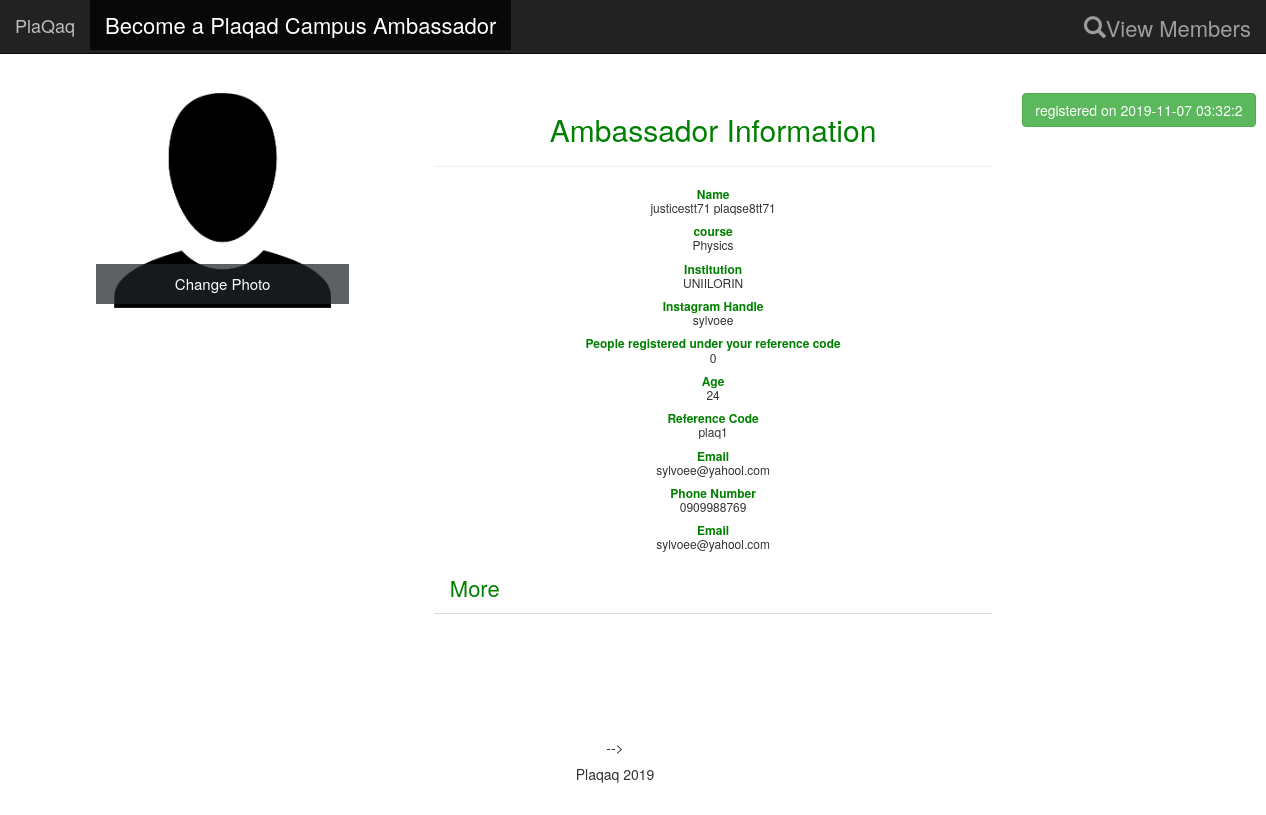
/profile.php?userid=20, run on the app's committed database.
### tables this page shows
CREATE TABLE `tbl_customer` (
  `id` int(20) NOT NULL,
  `first_name` varchar(50) NOT NULL,
  `last_name` varchar(50) NOT NULL,
  `university` varchar(50) NOT NULL,
  `course` varchar(50) NOT NULL,
  `phone_number` varchar(10) NOT NULL,
  `age` int(2) NOT NULL,
  `ig_handle` varchar(50) NOT NULL,
  `fb_handle` varchar(40) NOT NULL,
  `mobile` int(13) NOT NULL,
  `email` varchar(50) NOT NULL,
  `ref_code` varchar(50) NOT NULL,
  `twitter_handle` varchar(40) NOT NULL,
  `no_of_twitter_followers` int(40) NOT NULL,
  `youtube_page` varchar(40) NOT NULL,
  `no_of_youtube_sub` int(11) NOT NULL,
  `info` varchar(30) NOT NULL,
  `time` varchar(18) NOT NULL,
  `count` int(15) NOT NULL
);

### profile.php (the view, shortened to what this page needs)
<?php
include('include/header.php');
include('include/connection.php');
$userid = $_GET['userid'];
$query_result = "SELECT * FROM tbl_customer where id = '$userid'";
$result = mysqli_query($con, $query_result);
$row = mysqli_fetch_array($result);
?>
     <div>
     <div class = "col-sm-4 sm-4-offset-4">
     <div class="container emp-profile">
            <form method="post">
                <div class="row">
                    <div class="col-md-4">
                        <div class="profile-img">
                            <img src="ava.png" alt=""/>
                            <div class="file btn btn-lg btn-primary">
                                Change Photo
                            </div>
                        </div>
                    </div>
                    <div class="col-md-6">
                        <div class="profile-head">
                             <h2>Ambassador Information</h2>
                             <hr>
                                    <h6>
                                    <b>Name</b><div><?php echo $row['first_name'] . ' ' .$row['last_name'];?></div>
                                    </h6>
                                    <h6>
                                    <b>course</b><div><?php echo $row['course'];?></div>
                                    </h6>
                                    <h6>
                                    <b>Institution</b><div><?php echo $row['university'];?></div>
                                    </h6>
                                    <h6>
                                    <b>Instagram Handle</b><div><?php echo $row['ig_handle'];?></div>
                                    </h6>
                                    <h6>
                                    <b>People registered under your reference code</b><div><?php echo $row['count'];?></div>
                                    </h6>
                                    <h6>
                                    <b>Age</b><div><?php echo $row['age'];?></div>
                                    </h6>
                                    <h6>
                                    <b>Reference Code</b><div><?php echo $row['ref_code'];?></div>
                                    </h6>
                                    <h6>
                                    <b>Email</b><div><?php echo $row['email'];?></div>
                                    </h6>
                                    <h6>
                                    <b>Phone Number</b><div><?php echo $row['phone_number'];?></div>
                                    </h6>
                                    <h6>
                                    <b>Email</b><div><?php echo $row['email'];?></div>
                                    </h6>
                            <ul class="nav nav-tabs" id="myTab" role="tablist">
                                <li class="nav-item">
                                    <a class="nav-link active" id="home-tab" data-toggle="tab" href="#home" role="tab" aria-controls="home" aria-selected="true">More</a>
                            </ul>
                        </div>
                    </div>
                    <div class="col-md-2">
                        <input type="submit" class=" btn btn-success" name="btnAddMore" value=" <?php echo "registered on " .$row['time']?>  "/>
                    </div>
                </div>
                <div class="row">
                    <div class="col-md-8">
                        <div class="tab-content profile-tab" id="myTabContent">
                    </div>
                </div>
            </form>
     </div> -->
     <?php
include('include/footer.php');
?>
</body>
</html>

### include/header.php (shortened to what this page needs)
<!DOCTYPE html>
<html lang="en">
<head>
  <link rel="stylesheet" href="https://cdnjs.cloudflare.com/ajax/libs/font-awesome/4.7.0/css/font-awesome.min.css">
  <link rel="stylesheet" href="https://maxcdn.bootstrapcdn.com/bootstrap/3.4.0/css/bootstrap.min.css">
</head>
<body>
<div class="container-fluid" style = "padding-top:5em;">
<nav class="navbar navbar-inverse navbar-fixed-top">
  <div class="container-fluid">
    <div class="navbar-header">
      <a class="navbar-brand" href="ref.php">PlaQaq</a>
    </div>
    <div class="collapse navbar-collapse" id="myNavbar">
      <ul class="nav navbar-nav">
        <li class="active"><a href="ref.php">Become a Plaqad Campus Ambassador</a></li>
      </ul>
      <ul class="nav navbar-nav navbar-right">
        <li><a href="search.php"><span class="glyphicon glyphicon-search"></span>View Members</a></li>
      </ul>
    </div>
  </div>
</nav>

### include/footer.php
<div class = "offset-5" style ="text-align:center">
<h5>Plaqaq 2019</h5>
</div>

### include/header.php (style rules this page uses)
a { text-decoration: none; font-size: 22px; color: green; }
h6 b { color:green; }
.emp-profile { padding: 3%; margin-top: 3%; margin-bottom: 3%; border-radius: 0.5rem; background: #fff; text-align:center; }
.profile-img { text-align: center; }
.profile-img img { width: 60%; height: 60%; }
.profile-img .file { position: relative; overflow: hidden; margin-top: -20%; width: 70%; border: none; border-radius: 0; font-size: 15px; background: #212529b8; }
.profile-head h2 { color:green; }

### data on the page
tbl_customer: first_name "justicestt71", last_name "plaqse8tt71", course "Physics", university "UNIILORIN", ig_handle "sylvoee", count "0", age "24", ref_code "plaq1", email "sylvoee@yahool.com", phone_number "0909988769", btnAddMore "registered on 2019-11-07 03:32:2"
